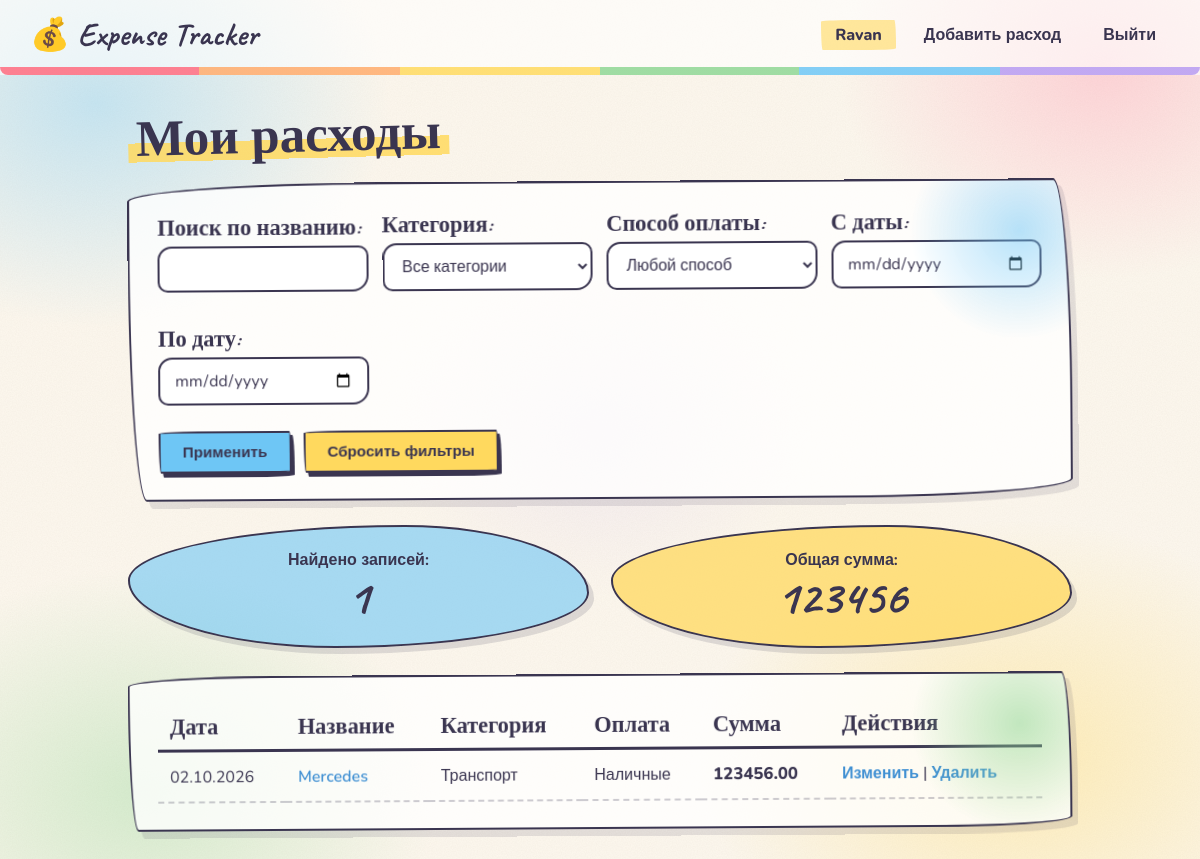
The app's page / (signed in) with its own data.
### expenses/models.py (models this page shows, shortened)
class Expense(models.Model):
    class Category(models.TextChoices):
        FOOD = 'food', 'Продукты'
        TRANSPORT = 'transport', 'Транспорт'
        EDUCATION = 'education', 'Обучение'
        ENTERTAINMENT = 'entertainment', 'Развлечения'
        HEALTH = 'health', 'Здоровье'
        OTHER = 'other', 'Другое'
    class PaymentMethod(models.TextChoices):
        CASH = 'cash', 'Наличные'
        CARD = 'card', 'Карта'
    title = models.CharField('Название', max_length=200)
    amount = models.DecimalField('Сумма', max_digits=10, decimal_places=2)
    category = models.CharField(
        'Категория', max_length=20,
        choices=Category.choices, default=Category.OTHER,
    )
    payment_method = models.CharField(
        'Способ оплаты', max_length=10,
        choices=PaymentMethod.choices, default=PaymentMethod.CARD,
    )
    date = models.DateField('Дата расхода')
    comment = models.TextField('Комментарий', blank=True)
    created_at = models.DateTimeField('Дата создания', auto_now_add=True)
    owner = models.ForeignKey(
        settings.AUTH_USER_MODEL,
        on_delete=models.CASCADE,
        related_name='expenses',
        verbose_name='Владелец',
    )
    class Meta:
        ordering = ['-date', '-created_at']
        verbose_name = 'Расход'
        verbose_name_plural = 'Расходы'

### expenses/views.py (the view, shortened to what this page needs)
# urls.py: path('', views.ExpenseListView.as_view(), name='expense_list'),
class ExpenseListView(OwnerQuerysetMixin, ListView):
    model = Expense
    template_name = 'expenses/expense_list.html'
    context_object_name = 'expenses'
    def get_queryset(self):
        qs = super().get_queryset()
        self.filter_form = ExpenseFilterForm(self.request.GET or None)
        return qs
    def get_context_data(self, **kwargs):
        context = super().get_context_data(**kwargs)
        qs = self.object_list
        context['total_count'] = qs.count()
        context['total_sum'] = qs.aggregate(total=Sum('amount'))['total'] or 0
        context['filter_form'] = self.filter_form
        context['filters_applied'] = any(
            self.request.GET.get(k)
            for k in ('q', 'category', 'payment_method', 'date_from', 'date_to')
        )
        return context

### expenses/forms.py (shortened to what this page needs)
class ExpenseFilterForm(forms.Form):
    q = forms.CharField(required=False, label='Поиск по названию')
    category = forms.ChoiceField(
        required=False, label='Категория',
        choices=[('', 'Все категории')] + Expense.Category.choices,
    )
    payment_method = forms.ChoiceField(
        required=False, label='Способ оплаты',
        choices=[('', 'Любой способ')] + Expense.PaymentMethod.choices,
    )
    date_from = forms.DateField(
        required=False, label='С даты',
        widget=forms.DateInput(attrs={'type': 'date'}),
    )
    date_to = forms.DateField(
        required=False, label='По дату',
        widget=forms.DateInput(attrs={'type': 'date'}),
    )

### expenses/views.py (called while the page is built)
    def get_queryset(self):
        return Expense.objects.filter(owner=self.request.user)

### templates/expenses/expense_list.html (shortened to what this page needs)
{% extends 'base.html' %}
{% block content %}
<h1>Мои расходы</h1>
<div class="card">
    <form method="get">
        <div class="filters">
            {% for field in filter_form %}
                <div class="form-row">
                    {{ field.label_tag }}
                    {{ field }}
                </div>
            {% endfor %}
        </div>
        <button type="submit" class="btn">Применить</button>
        <a href="{% url 'expense_list' %}" class="btn btn-secondary">Сбросить фильтры</a>
    </form>
</div>
<div class="card summary">
    <div>Найдено записей: <strong>{{ total_count }}</strong></div>
    <div>Общая сумма: <strong>{{ total_sum }}</strong></div>
</div>
<div class="card">
    {% if expenses %}
        <table>
            <thead>
                <tr>
                    <th>Дата</th>
                    <th>Название</th>
                    <th>Категория</th>
                    <th>Оплата</th>
                    <th>Сумма</th>
                    <th>Действия</th>
                </tr>
            </thead>
            <tbody>
                {% for expense in expenses %}
                    <tr>
                        <td>{{ expense.date|date:"d.m.Y" }}</td>
                        <td><a href="{% url 'expense_detail' expense.pk %}">{{ expense.title }}</a></td>
                        <td>{{ expense.get_category_display }}</td>
                        <td>{{ expense.get_payment_method_display }}</td>
                        <td>{{ expense.amount }}</td>
                        <td>
                            <a href="{% url 'expense_update' expense.pk %}">Изменить</a> |
                            <a href="{% url 'expense_delete' expense.pk %}">Удалить</a>
                        </td>
                    </tr>
                {% endfor %}
            </tbody>
        </table>
    {% else %}
        {% if filters_applied %}
            <p>По вашему запросу расходов не найдено. Попробуйте изменить или сбросить фильтры.</p>
        {% else %}
            <p>У вас пока нет расходов. <a href="{% url 'expense_create' %}">Добавьте первый!</a></p>
        {% endif %}
    {% endif %}
</div>
{% endblock %}

### templates/base.html (shortened to what this page needs)
{% load static %}
<!DOCTYPE html>
<html lang="ru">
<head>
    <link rel="stylesheet" href="{% static 'style.css' %}">
</head>
<body>
    <nav class="navbar">
        <a href="{% url 'expense_list' %}"><strong>💰 Expense Tracker</strong></a>
        <div>
            {% if user.is_authenticated %}
                <span>{{ user.username }}</span>
                <a href="{% url 'expense_create' %}">Добавить расход</a>
                <form method="post" action="{% url 'logout' %}" style="display:inline;">
                    <button type="submit">Выйти</button>
                </form>
            {% else %}
                <a href="{% url 'login' %}">Войти</a>
                <a href="{% url 'register' %}">Регистрация</a>
            {% endif %}
        </div>
    </nav>
    <main class="container">
        {% block content %}{% endblock %}
    </main>
</body>
</html>

### records on screen
Expense: date "02.10.2026", title "Mercedes", category "Транспорт", payment_method "Наличные", amount "123456.00"

### other values on screen
{{ user.username }} "Ravan"
{{ field.label_tag }} "Поиск по названию:" "Категория:" "Способ оплаты:" "С даты:" "По дату:"
{{ total_count }} "1"
{{ total_sum }} "123456"
